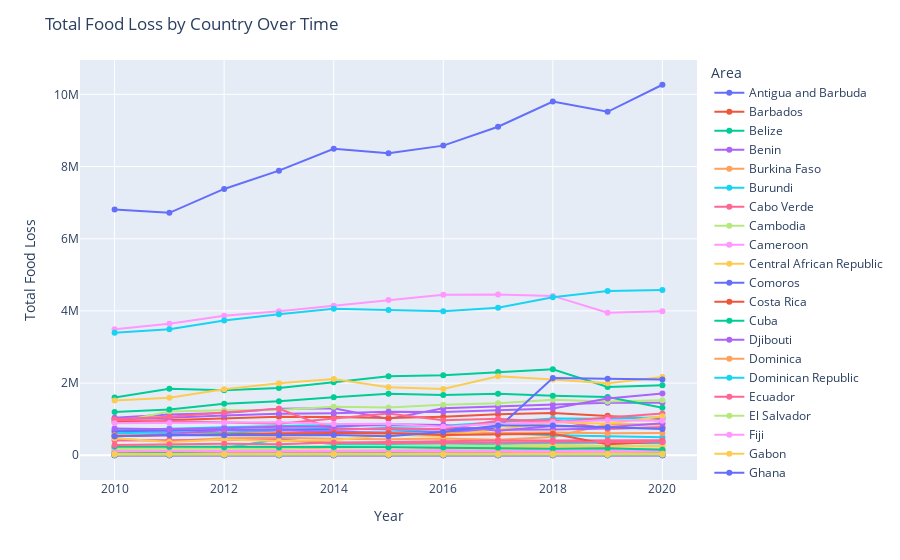

The code cell stored with this chart in its notebook:
### Code cell
total_fl_by_country_year = filtered_fl.groupby(['Area', 'Year'])['Value'].sum().reset_index()
fig = px.line(total_fl_by_country_year, x='Year', y='Value', color='Area',
              labels={'Value': 'Total Food Loss', 'Year': 'Year'})
fig.update_traces(mode='lines+markers', hovertemplate='<b>%{y} Food Loss</b> in %{x}')
fig.update_layout(title='Total Food Loss by Country Over Time',
                  xaxis_title='Year',
                  yaxis_title='Total Food Loss')
fig.show()

### Figure 1 — Plotly figure (JSON) as saved in the notebook; plotly's stock layout.template omitted (floating-point values rounded to 4 significant figures)
{"data": [{"hovertemplate": "<b>%{y} Food Loss</b> in %{x}", "legendgroup": "Antigua and Barbuda", "line": {"color": "#636efa", "dash": "solid"}, "marker": {"symbol": "circle"}, "mode": "lines+markers", "name": "Antigua and Barbuda", "orientation": "v", "showlegend": true, "type": "scatter", "x": [2010, 2011, 2012, 2013, 2014, 2015, 2016, 2017, 2018, 2019, 2020], "xaxis": "x", "y": [1207, 1193, 1239, 1287, 1292, 1323, 1384, 1437, 1383, 1354.0, 1151.0], "yaxis": "y"}, {"hovertemplate": "<b>%{y} Food Loss</b> in %{x}", "legendgroup": "Barbados", "line": {"color": "#EF553B", "dash": "solid"}, "marker": {"symbol": "circle"}, "mode": "lines+markers", "name": "Barbados", "orientation": "v", "showlegend": true, "type": "scatter", "x": [2010, 2011, 2012, 2013, 2014, 2015, 2016, 2017, 2018, 2019, 2020], "xaxis": "x", "y": [17756, 19021, 17362, 12997, 11417, 9053, 7608, 9949, 11983, 8122.0, 7801.0], "yaxis": "y"}, {"hovertemplate": "<b>%{y} Food Loss</b> in %{x}", "legendgroup": "Belize", "line": {"color": "#00cc96", "dash": "solid"}, "marker": {"symbol": "circle"}, "mode": "lines+markers", "name": "Belize", "orientation": "v", "showlegend": true, "type": "scatter", "x": [2010, 2011, 2012, 2013, 2014, 2015, 2016, 2017, 2018, 2019, 2020], "xaxis": "x", "y": [92998, 73112, 88703, 86025, 93767, 90833, 104193, 115408, 114092, 114100.0, 102300.0], "yaxis": "y"}, {"hovertemplate": "<b>%{y} Food Loss</b> in %{x}", "legendgroup": "Benin", "line": {"color": "#ab63fa", "dash": "solid"}, "marker": {"symbol": "circle"}, "mode": "lines+markers", "name": "Benin", "orientation": "v", "showlegend": true, "type": "scatter", "x": [2010, 2011, 2012, 2013, 2014, 2015, 2016, 2017, 2018, 2019, 2020], "xaxis": "x", "y": [1041510, 1130089, 1171869, 1289529, 1301855, 1008574, 1305603, 1354433, 1398634, 1457000.0, 1459000.0], "yaxis": "y"}, {"hovertemplate": "<b>%{y} Food Loss</b> in %{x}", "legendgroup": "Burkina Faso", "line": {"color": "#FFA15A", "dash": "solid"}, "marker": {"symbol": "circle"}, "mode": "lines+markers", "name": "Burkina Faso", "orientation": "v", "showlegend": true, "type": "scatter", "x": [2010, 2011, 2012, 2013, 2014, 2015, 2016, 2017, 2018, 2019, 2020], "xaxis": "x", "y": [453012, 394579, 469196, 484869, 458449, 441412, 466692, 431819, 504726, 857600.0, 855000.0], "yaxis": "y"}, {"hovertemplate": "<b>%{y} Food Loss</b> in %{x}", "legendgroup": "Burundi", "line": {"color": "#19d3f3", "dash": "solid"}, "marker": {"symbol": "circle"}, "mode": "lines+markers", "name": "Burundi", "orientation": "v", "showlegend": true, "type": "scatter", "x": [2010, 2011, 2012, 2013, 2014, 2015, 2016, 2017, 2018, 2019, 2020], "xaxis": "x", "y": [218004, 206742, 203542, 446389, 313400.0, 314400.0, 325100.0, 308300.0, 338200.0, 344400.0, 333600.0], "yaxis": "y"}, {"hovertemplate": "<b>%{y} Food Loss</b> in %{x}", "legendgroup": "Cabo Verde", "line": {"color": "#FF6692", "dash": "solid"}, "marker": {"symbol": "circle"}, "mode": "lines+markers", "name": "Cabo Verde", "orientation": "v", "showlegend": true, "type": "scatter", "x": [2010, 2011, 2012, 2013, 2014, 2015, 2016, 2017, 2018, 2019, 2020], "xaxis": "x", "y": [12113, 12965, 13495, 14372, 12422, 11680, 11376, 11096, 11024, 8049.0, 7939.0], "yaxis": "y"}, {"hovertemplate": "<b>%{y} Food Loss</b> in %{x}", "legendgroup": "Cambodia", "line": {"color": "#B6E880", "dash": "solid"}, "marker": {"symbol": "circle"}, "mode": "lines+markers", "name": "Cambodia", "orientation": "v", "showlegend": true, "type": "scatter", "x": [2010, 2011, 2012, 2013, 2014, 2015, 2016, 2017, 2018, 2019, 2020], "xaxis": "x", "y": [910797, 1210166, 1245704, 1254928, 1345493, 1326631, 1399584, 1444377, 1538315, 1491000.0, 1523000.0], "yaxis": "y"}, {"hovertemplate": "<b>%{y} Food Loss</b> in %{x}", "legendgroup": "Cameroon", "line": {"color": "#FF97FF", "dash": "solid"}, "marker": {"symbol": "circle"}, "mode": "lines+markers", "name": "Cameroon", "orientation": "v", "showlegend": true, "type": "scatter", "x": [2010, 2011, 2012, 2013, 2014, 2015, 2016, 2017, 2018, 2019, 2020], "xaxis": "x", "y": [3492911, 3644289, 3867038, 3992785, 4142235, 4303538, 4445254, 4458288, 4416530, 3949000.0, 3991000.0], "yaxis": "y"}, {"hovertemplate": "<b>%{y} Food Loss</b> in %{x}", "legendgroup": "Central African Republic", "line": {"color": "#FECB52", "dash": "solid"}, "marker": {"symbol": "circle"}, "mode": "lines+markers", "name": "Central African Republic", "orientation": "v", "showlegend": true, "type": "scatter", "x": [2010, 2011, 2012, 2013, 2014, 2015, 2016, 2017, 2018, 2019, 2020], "xaxis": "x", "y": [134506, 139385, 141091, 139861, 134233, 138456, 142107, 143648, 145624, 140900.0, 141300.0], "yaxis": "y"}, {"hovertemplate": "<b>%{y} Food Loss</b> in %{x}", "legendgroup": "Comoros", "line": {"color": "#636efa", "dash": "solid"}, "marker": {"symbol": "circle"}, "mode": "lines+markers", "name": "Comoros", "orientation": "v", "showlegend": true, "type": "scatter", "x": [2010, 2011, 2012, 2013, 2014, 2015, 2016, 2017, 2018, 2019, 2020], "xaxis": "x", "y": [22163, 22119, 21955, 22286, 22241, 22556, 22873, 23013, 23881, 22150.0, 22120.0], "yaxis": "y"}, {"hovertemplate": "<b>%{y} Food Loss</b> in %{x}", "legendgroup": "Costa Rica", "line": {"color": "#EF553B", "dash": "solid"}, "marker": {"symbol": "circle"}, "mode": "lines+markers", "name": "Costa Rica", "orientation": "v", "showlegend": true, "type": "scatter", "x": [2010, 2011, 2012, 2013, 2014, 2015, 2016, 2017, 2018, 2019, 2020], "xaxis": "x", "y": [928141, 971258, 1024176, 1065474, 1058007, 1031756, 1070953, 1138073, 1174011, 1095000.0, 1003000.0], "yaxis": "y"}, {"hovertemplate": "<b>%{y} Food Loss</b> in %{x}", "legendgroup": "Cuba", "line": {"color": "#00cc96", "dash": "solid"}, "marker": {"symbol": "circle"}, "mode": "lines+markers", "name": "Cuba", "orientation": "v", "showlegend": true, "type": "scatter", "x": [2010, 2011, 2012, 2013, 2014, 2015, 2016, 2017, 2018, 2019, 2020], "xaxis": "x", "y": [1200024, 1266117, 1424606, 1495910, 1610578, 1701714, 1667688, 1702666, 1650452, 1614000.0, 1316000.0], "yaxis": "y"}, {"hovertemplate": "<b>%{y} Food Loss</b> in %{x}", "legendgroup": "Djibouti", "line": {"color": "#ab63fa", "dash": "solid"}, "marker": {"symbol": "circle"}, "mode": "lines+markers", "name": "Djibouti", "orientation": "v", "showlegend": true, "type": "scatter", "x": [2010, 2011, 2012, 2013, 2014, 2015, 2016, 2017, 2018, 2019, 2020], "xaxis": "x", "y": [4986, 4840, 5565, 6128, 5148, 5276, 5520, 5555, 5782, 8318.0, 6036.0], "yaxis": "y"}, {"hovertemplate": "<b>%{y} Food Loss</b> in %{x}", "legendgroup": "Dominica", "line": {"color": "#FFA15A", "dash": "solid"}, "marker": {"symbol": "circle"}, "mode": "lines+markers", "name": "Dominica", "orientation": "v", "showlegend": true, "type": "scatter", "x": [2010, 2011, 2012, 2013, 2014, 2015, 2016, 2017, 2018, 2019, 2020], "xaxis": "x", "y": [21761, 22287, 23548, 23156, 23191, 23808, 24367, 24655, 24998, 16300.0, 16110.0], "yaxis": "y"}, {"hovertemplate": "<b>%{y} Food Loss</b> in %{x}", "legendgroup": "Dominican Republic", "line": {"color": "#19d3f3", "dash": "solid"}, "marker": {"symbol": "circle"}, "mode": "lines+markers", "name": "Dominican Republic", "orientation": "v", "showlegend": true, "type": "scatter", "x": [2010, 2011, 2012, 2013, 2014, 2015, 2016, 2017, 2018, 2019, 2020], "xaxis": "x", "y": [696601, 743599, 779237, 814188, 840768, 823202, 820392, 916374, 1020593, 1014000.0, 1056000.0], "yaxis": "y"}, {"hovertemplate": "<b>%{y} Food Loss</b> in %{x}", "legendgroup": "Ecuador", "line": {"color": "#FF6692", "dash": "solid"}, "marker": {"symbol": "circle"}, "mode": "lines+markers", "name": "Ecuador", "orientation": "v", "showlegend": true, "type": "scatter", "x": [2010, 2011, 2012, 2013, 2014, 2015, 2016, 2017, 2018, 2019, 2020], "xaxis": "x", "y": [981824, 946692, 914534, 874101, 1019736, 1155923, 972514, 1009829, 908032, 1049000.0, 1160000.0], "yaxis": "y"}, {"hovertemplate": "<b>%{y} Food Loss</b> in %{x}", "legendgroup": "El Salvador", "line": {"color": "#B6E880", "dash": "solid"}, "marker": {"symbol": "circle"}, "mode": "lines+markers", "name": "El Salvador", "orientation": "v", "showlegend": true, "type": "scatter", "x": [2010, 2011, 2012, 2013, 2014, 2015, 2016, 2017, 2018, 2019, 2020], "xaxis": "x", "y": [202579, 206278, 237675, 234612, 236976, 237979, 257400, 261184, 288929, 266300.0, 270000.0], "yaxis": "y"}, {"hovertemplate": "<b>%{y} Food Loss</b> in %{x}", "legendgroup": "Fiji", "line": {"color": "#FF97FF", "dash": "solid"}, "marker": {"symbol": "circle"}, "mode": "lines+markers", "name": "Fiji", "orientation": "v", "showlegend": true, "type": "scatter", "x": [2010, 2011, 2012, 2013, 2014, 2015, 2016, 2017, 2018, 2019, 2020], "xaxis": "x", "y": [104748, 125842, 92952, 99621, 112461, 104783, 97347, 91676, 88620, 113600.0, 110900.0], "yaxis": "y"}, {"hovertemplate": "<b>%{y} Food Loss</b> in %{x}", "legendgroup": "Gabon", "line": {"color": "#FECB52", "dash": "solid"}, "marker": {"symbol": "circle"}, "mode": "lines+markers", "name": "Gabon", "orientation": "v", "showlegend": true, "type": "scatter", "x": [2010, 2011, 2012, 2013, 2014, 2015, 2016, 2017, 2018, 2019, 2020], "xaxis": "x", "y": [205920, 219001, 219506, 229385, 235216, 236906, 239831, 241643, 244604, 239800.0, 240800.0], "yaxis": "y"}, {"hovertemplate": "<b>%{y} Food Loss</b> in %{x}", "legendgroup": "Ghana", "line": {"color": "#636efa", "dash": "solid"}, "marker": {"symbol": "circle"}, "mode": "lines+markers", "name": "Ghana", "orientation": "v", "showlegend": true, "type": "scatter", "x": [2010, 2011, 2012, 2013, 2014, 2015, 2016, 2017, 2018, 2019, 2020], "xaxis": "x", "y": [6810445, 6717619, 7380047, 7887656, 8494308, 8372581, 8580442, 9104695, 9802817, 9518000.0, 10270000.0], "yaxis": "y"}, {"hovertemplate": "<b>%{y} Food Loss</b> in %{x}", "legendgroup": "Grenada", "line": {"color": "#EF553B", "dash": "solid"}, "marker": {"symbol": "circle"}, "mode": "lines+markers", "name": "Grenada", "orientation": "v", "showlegend": true, "type": "scatter", "x": [2010, 2011, 2012, 2013, 2014, 2015, 2016, 2017, 2018, 2019, 2020], "xaxis": "x", "y": [4972, 5263, 5423, 5708, 6169, 6766, 6697, 6153, 6037, 5742.0, 5273.0], "yaxis": "y"}, {"hovertemplate": "<b>%{y} Food Loss</b> in %{x}", "legendgroup": "Guatemala", "line": {"color": "#00cc96", "dash": "solid"}, "marker": {"symbol": "circle"}, "mode": "lines+markers", "name": "Guatemala", "orientation": "v", "showlegend": true, "type": "scatter", "x": [2010, 2011, 2012, 2013, 2014, 2015, 2016, 2017, 2018, 2019, 2020], "xaxis": "x", "y": [1600109, 1845717, 1803939, 1865253, 2025086, 2189068, 2218489, 2308812, 2384652, 1893000.0, 1940000.0], "yaxis": "y"}, {"hovertemplate": "<b>%{y} Food Loss</b> in %{x}", "legendgroup": "Guinea", "line": {"color": "#ab63fa", "dash": "solid"}, "marker": {"symbol": "circle"}, "mode": "lines+markers", "name": "Guinea", "orientation": "v", "showlegend": true, "type": "scatter", "x": [2010, 2011, 2012, 2013, 2014, 2015, 2016, 2017, 2018, 2019, 2020], "xaxis": "x", "y": [1003063, 1038811, 1101720, 1149760, 1164872, 1207282, 1198064, 1239822, 1295171, 1573000.0, 1711000.0], "yaxis": "y"}, {"hovertemplate": "<b>%{y} Food Loss</b> in %{x}", "legendgroup": "Guyana", "line": {"color": "#FFA15A", "dash": "solid"}, "marker": {"symbol": "circle"}, "mode": "lines+markers", "name": "Guyana", "orientation": "v", "showlegend": true, "type": "scatter", "x": [2010, 2011, 2012, 2013, 2014, 2015, 2016, 2017, 2018, 2019, 2020], "xaxis": "x", "y": [201749, 221384, 199002, 195676, 215800.0, 239900.0, 208300.0, 188800.0, 175800.0, 157600.0, 165800.0], "yaxis": "y"}, {"hovertemplate": "<b>%{y} Food Loss</b> in %{x}", "legendgroup": "Haiti", "line": {"color": "#19d3f3", "dash": "solid"}, "marker": {"symbol": "circle"}, "mode": "lines+markers", "name": "Haiti", "orientation": "v", "showlegend": true, "type": "scatter", "x": [2010, 2011, 2012, 2013, 2014, 2015, 2016, 2017, 2018, 2019, 2020], "xaxis": "x", "y": [613819, 635126, 627773, 697123, 750253, 712017, 639533, 608572, 554261, 528600.0, 500000.0], "yaxis": "y"}, {"hovertemplate": "<b>%{y} Food Loss</b> in %{x}", "legendgroup": "Honduras", "line": {"color": "#FF6692", "dash": "solid"}, "marker": {"symbol": "circle"}, "mode": "lines+markers", "name": "Honduras", "orientation": "v", "showlegend": true, "type": "scatter", "x": [2010, 2011, 2012, 2013, 2014, 2015, 2016, 2017, 2018, 2019, 2020], "xaxis": "x", "y": [406967, 422073, 428309, 432140, 350159, 369154, 392591, 406922, 407471, 419200.0, 418000.0], "yaxis": "y"}, {"hovertemplate": "<b>%{y} Food Loss</b> in %{x}", "legendgroup": "Jamaica", "line": {"color": "#B6E880", "dash": "solid"}, "marker": {"symbol": "circle"}, "mode": "lines+markers", "name": "Jamaica", "orientation": "v", "showlegend": true, "type": "scatter", "x": [2010, 2011, 2012, 2013, 2014, 2015, 2016, 2017, 2018, 2019, 2020], "xaxis": "x", "y": [174459, 191419, 185909, 181845, 256245, 250368, 235727, 235751, 179843, 198200.0, 148000.0], "yaxis": "y"}, {"hovertemplate": "<b>%{y} Food Loss</b> in %{x}", "legendgroup": "Liberia", "line": {"color": "#FF97FF", "dash": "solid"}, "marker": {"symbol": "circle"}, "mode": "lines+markers", "name": "Liberia", "orientation": "v", "showlegend": true, "type": "scatter", "x": [2010, 2011, 2012, 2013, 2014, 2015, 2016, 2017, 2018, 2019, 2020], "xaxis": "x", "y": [116688, 117656, 120885, 118064, 122144, 128669, 142126, 121644, 125829, 125000.0, 129400.0], "yaxis": "y"}, {"hovertemplate": "<b>%{y} Food Loss</b> in %{x}", "legendgroup": "Malawi", "line": {"color": "#FECB52", "dash": "solid"}, "marker": {"symbol": "circle"}, "mode": "lines+markers", "name": "Malawi", "orientation": "v", "showlegend": true, "type": "scatter", "x": [2010, 2011, 2012, 2013, 2014, 2015, 2016, 2017, 2018, 2019, 2020], "xaxis": "x", "y": [1516967, 1595172, 1828683, 1995072, 2115276, 1886638, 1835824, 2187036, 2097313, 1996000.0, 2171000.0], "yaxis": "y"}, {"hovertemplate": "<b>%{y} Food Loss</b> in %{x}", "legendgroup": "Malaysia", "line": {"color": "#636efa", "dash": "solid"}, "marker": {"symbol": "circle"}, "mode": "lines+markers", "name": "Malaysia", "orientation": "v", "showlegend": true, "type": "scatter", "x": [2010, 2011, 2012, 2013, 2014, 2015, 2016, 2017, 2018, 2019, 2020], "xaxis": "x", "y": [667778, 680632, 705855, 723905, 709419, 751407, 723443, 753927, 2139532, 2122000.0, 2100000.0], "yaxis": "y"}, {"hovertemplate": "<b>%{y} Food Loss</b> in %{x}", "legendgroup": "Maldives", "line": {"color": "#EF553B", "dash": "solid"}, "marker": {"symbol": "circle"}, "mode": "lines+markers", "name": "Maldives", "orientation": "v", "showlegend": true, "type": "scatter", "x": [2010, 2011, 2012, 2013, 2014, 2015, 2016, 2017, 2018, 2019, 2020], "xaxis": "x", "y": [1405, 1284, 1051, 935, 977, 1050, 1115, 1122, 1116, 1324.0, 1645.0], "yaxis": "y"}, {"hovertemplate": "<b>%{y} Food Loss</b> in %{x}", "legendgroup": "Mauritius", "line": {"color": "#00cc96", "dash": "solid"}, "marker": {"symbol": "circle"}, "mode": "lines+markers", "name": "Mauritius", "orientation": "v", "showlegend": true, "type": "scatter", "x": [2010, 2011, 2012, 2013, 2014, 2015, 2016, 2017, 2018, 2019, 2020], "xaxis": "x", "y": [244165, 237071, 222954, 215908, 226991, 224553, 213777, 209334, 179431, 192800.0, 150100.0], "yaxis": "y"}, {"hovertemplate": "<b>%{y} Food Loss</b> in %{x}", "legendgroup": "Nicaragua", "line": {"color": "#ab63fa", "dash": "solid"}, "marker": {"symbol": "circle"}, "mode": "lines+markers", "name": "Nicaragua", "orientation": "v", "showlegend": true, "type": "scatter", "x": [2010, 2011, 2012, 2013, 2014, 2015, 2016, 2017, 2018, 2019, 2020], "xaxis": "x", "y": [541989, 592136, 691166, 691173, 653442, 630356, 656839, 710497, 717521, 738500.0, 769000.0], "yaxis": "y"}, {"hovertemplate": "<b>%{y} Food Loss</b> in %{x}", "legendgroup": "Papua New Guinea", "line": {"color": "#FFA15A", "dash": "solid"}, "marker": {"symbol": "circle"}, "mode": "lines+markers", "name": "Papua New Guinea", "orientation": "v", "showlegend": true, "type": "scatter", "x": [2010, 2011, 2012, 2013, 2014, 2015, 2016, 2017, 2018, 2019, 2020], "xaxis": "x", "y": [554557, 569352, 579948, 593970, 602045, 603045, 610733, 619875, 628324, 611400.0, 614600.0], "yaxis": "y"}, {"hovertemplate": "<b>%{y} Food Loss</b> in %{x}", "legendgroup": "Peru", "line": {"color": "#19d3f3", "dash": "solid"}, "marker": {"symbol": "circle"}, "mode": "lines+markers", "name": "Peru", "orientation": "v", "showlegend": true, "type": "scatter", "x": [2010, 2011, 2012, 2013, 2014, 2015, 2016, 2017, 2018, 2019, 2020], "xaxis": "x", "y": [3398061, 3495506, 3733059, 3909939, 4059749, 4022837, 3994187, 4087318, 4376840, 4551000.0, 4580000.0], "yaxis": "y"}, {"hovertemplate": "<b>%{y} Food Loss</b> in %{x}", "legendgroup": "Rwanda", "line": {"color": "#FF6692", "dash": "solid"}, "marker": {"symbol": "circle"}, "mode": "lines+markers", "name": "Rwanda", "orientation": "v", "showlegend": true, "type": "scatter", "x": [2010, 2011, 2012, 2013, 2014, 2015, 2016, 2017, 2018, 2019, 2020], "xaxis": "x", "y": [997999, 1068628, 1186967, 1289485, 713444, 742546, 728026, 958221, 978653, 738700.0, 775200.0], "yaxis": "y"}, {"hovertemplate": "<b>%{y} Food Loss</b> in %{x}", "legendgroup": "Samoa", "line": {"color": "#B6E880", "dash": "solid"}, "marker": {"symbol": "circle"}, "mode": "lines+markers", "name": "Samoa", "orientation": "v", "showlegend": true, "type": "scatter", "x": [2010, 2011, 2012, 2013, 2014, 2015, 2016, 2017, 2018, 2019, 2020], "xaxis": "x", "y": [18896, 19668, 19718, 19872, 13648, 14341, 13955, 15988, 17498, 8663.0, 9403.0], "yaxis": "y"}, {"hovertemplate": "<b>%{y} Food Loss</b> in %{x}", "legendgroup": "Sao Tome and Principe", "line": {"color": "#FF97FF", "dash": "solid"}, "marker": {"symbol": "circle"}, "mode": "lines+markers", "name": "Sao Tome and Principe", "orientation": "v", "showlegend": true, "type": "scatter", "x": [2010, 2011, 2012, 2013, 2014, 2015, 2016, 2017, 2018, 2019, 2020], "xaxis": "x", "y": [13036, 12819, 12925, 14016, 13408, 13095, 14343, 14772, 14966, 11760.0, 11490.0], "yaxis": "y"}, {"hovertemplate": "<b>%{y} Food Loss</b> in %{x}", "legendgroup": "Senegal", "line": {"color": "#FECB52", "dash": "solid"}, "marker": {"symbol": "circle"}, "mode": "lines+markers", "name": "Senegal", "orientation": "v", "showlegend": true, "type": "scatter", "x": [2010, 2011, 2012, 2013, 2014, 2015, 2016, 2017, 2018, 2019, 2020], "xaxis": "x", "y": [474144, 365559, 439811, 394023, 418593, 567708, 528518, 716375, 916069, 876500.0, 1084000.0], "yaxis": "y"}, {"hovertemplate": "<b>%{y} Food Loss</b> in %{x}", "legendgroup": "Seychelles", "line": {"color": "#636efa", "dash": "solid"}, "marker": {"symbol": "circle"}, "mode": "lines+markers", "name": "Seychelles", "orientation": "v", "showlegend": true, "type": "scatter", "x": [2010, 2011, 2012, 2013, 2014, 2015, 2016, 2017, 2018, 2019, 2020], "xaxis": "x", "y": [1146, 1012, 1057, 1056, 1062, 1113, 1189, 1076, 1323, 1388.0, 1349.0], "yaxis": "y"}, {"hovertemplate": "<b>%{y} Food Loss</b> in %{x}", "legendgroup": "Sierra Leone", "line": {"color": "#EF553B", "dash": "solid"}, "marker": {"symbol": "circle"}, "mode": "lines+markers", "name": "Sierra Leone", "orientation": "v", "showlegend": true, "type": "scatter", "x": [2010, 2011, 2012, 2013, 2014, 2015, 2016, 2017, 2018, 2019, 2020], "xaxis": "x", "y": [524426, 558626, 575239, 608420, 614786, 609406, 559259, 577774, 594991, 303600.0, 373100.0], "yaxis": "y"}, {"hovertemplate": "<b>%{y} Food Loss</b> in %{x}", "legendgroup": "Solomon Islands", "line": {"color": "#00cc96", "dash": "solid"}, "marker": {"symbol": "circle"}, "mode": "lines+markers", "name": "Solomon Islands", "orientation": "v", "showlegend": true, "type": "scatter", "x": [2010, 2011, 2012, 2013, 2014, 2015, 2016, 2017, 2018, 2019, 2020], "xaxis": "x", "y": [44481, 43345, 43268, 43474, 45172, 42344, 36781, 45937, 22650, 22880.0, 25750.0], "yaxis": "y"}, {"hovertemplate": "<b>%{y} Food Loss</b> in %{x}", "legendgroup": "Sri Lanka", "line": {"color": "#ab63fa", "dash": "solid"}, "marker": {"symbol": "circle"}, "mode": "lines+markers", "name": "Sri Lanka", "orientation": "v", "showlegend": true, "type": "scatter", "x": [2010, 2011, 2012, 2013, 2014, 2015, 2016, 2017, 2018, 2019, 2020], "xaxis": "x", "y": [739994, 723393, 746145, 790773, 792078, 857941, 840592, 679899, 809672, 776500.0, 887300.0], "yaxis": "y"}, {"hovertemplate": "<b>%{y} Food Loss</b> in %{x}", "legendgroup": "Suriname", "line": {"color": "#FFA15A", "dash": "solid"}, "marker": {"symbol": "circle"}, "mode": "lines+markers", "name": "Suriname", "orientation": "v", "showlegend": true, "type": "scatter", "x": [2010, 2011, 2012, 2013, 2014, 2015, 2016, 2017, 2018, 2019, 2020], "xaxis": "x", "y": [40380, 40933, 39852, 46018, 48254, 46607, 48195, 49443, 47689, 47340.0, 48290.0], "yaxis": "y"}, {"hovertemplate": "<b>%{y} Food Loss</b> in %{x}", "legendgroup": "Timor-Leste", "line": {"color": "#19d3f3", "dash": "solid"}, "marker": {"symbol": "circle"}, "mode": "lines+markers", "name": "Timor-Leste", "orientation": "v", "showlegend": true, "type": "scatter", "x": [2010, 2011, 2012, 2013, 2014, 2015, 2016, 2017, 2018, 2019, 2020], "xaxis": "x", "y": [23067, 17532, 18673, 19557, 20399, 21305, 20326, 19599, 19383, 18240.0, 17850.0], "yaxis": "y"}, {"hovertemplate": "<b>%{y} Food Loss</b> in %{x}", "legendgroup": "Togo", "line": {"color": "#FF6692", "dash": "solid"}, "marker": {"symbol": "circle"}, "mode": "lines+markers", "name": "Togo", "orientation": "v", "showlegend": true, "type": "scatter", "x": [2010, 2011, 2012, 2013, 2014, 2015, 2016, 2017, 2018, 2019, 2020], "xaxis": "x", "y": [287363, 304151, 320335, 308646, 353275, 342377, 342685, 353482, 365388, 364000.0, 369900.0], "yaxis": "y"}, {"hovertemplate": "<b>%{y} Food Loss</b> in %{x}", "legendgroup": "Trinidad and Tobago", "line": {"color": "#B6E880", "dash": "solid"}, "marker": {"symbol": "circle"}, "mode": "lines+markers", "name": "Trinidad and Tobago", "orientation": "v", "showlegend": true, "type": "scatter", "x": [2010, 2011, 2012, 2013, 2014, 2015, 2016, 2017, 2018, 2019, 2020], "xaxis": "x", "y": [17481, 17340, 17521, 15977, 16959, 17240, 17083, 16604, 17862, 16650.0, 18670.0], "yaxis": "y"}, {"hovertemplate": "<b>%{y} Food Loss</b> in %{x}", "legendgroup": "Uganda", "line": {"color": "#FF97FF", "dash": "solid"}, "marker": {"symbol": "circle"}, "mode": "lines+markers", "name": "Uganda", "orientation": "v", "showlegend": true, "type": "scatter", "x": [2010, 2011, 2012, 2013, 2014, 2015, 2016, 2017, 2018, 2019, 2020], "xaxis": "x", "y": [887923, 892447, 904533, 917323, 867554, 871544, 787570, 873000, 915153, 973300.0, 958800.0], "yaxis": "y"}, {"hovertemplate": "<b>%{y} Food Loss</b> in %{x}", "legendgroup": "Vanuatu", "line": {"color": "#FECB52", "dash": "solid"}, "marker": {"symbol": "circle"}, "mode": "lines+markers", "name": "Vanuatu", "orientation": "v", "showlegend": true, "type": "scatter", "x": [2010, 2011, 2012, 2013, 2014, 2015, 2016, 2017, 2018, 2019, 2020], "xaxis": "x", "y": [33946, 32234, 32178, 35064, 30150.0, 27870.0, 27770.0, 32330.0, 32360.0, 32740.0, 32710.0], "yaxis": "y"}, {"hovertemplate": "<b>%{y} Food Loss</b> in %{x}", "legendgroup": "Zambia", "line": {"color": "#636efa", "dash": "solid"}, "marker": {"symbol": "circle"}, "mode": "lines+markers", "name": "Zambia", "orientation": "v", "showlegend": true, "type": "scatter", "x": [2010, 2011, 2012, 2013, 2014, 2015, 2016, 2017, 2018, 2019, 2020], "xaxis": "x", "y": [527963, 560584, 554119, 556709, 562942, 530364, 643215, 825036, 825325, 774700.0, 729300.0], "yaxis": "y"}], "layout": {"legend": {"title": {"text": "Area"}, "tracegroupgap": 0}, "margin": {"t": 60}, "title": {"text": "Total Food Loss by Country Over Time"}, "xaxis": {"anchor": "y", "domain": [0, 1], "title": {"text": "Year"}}, "yaxis": {"anchor": "x", "domain": [0, 1], "title": {"text": "Total Food Loss"}}}}
